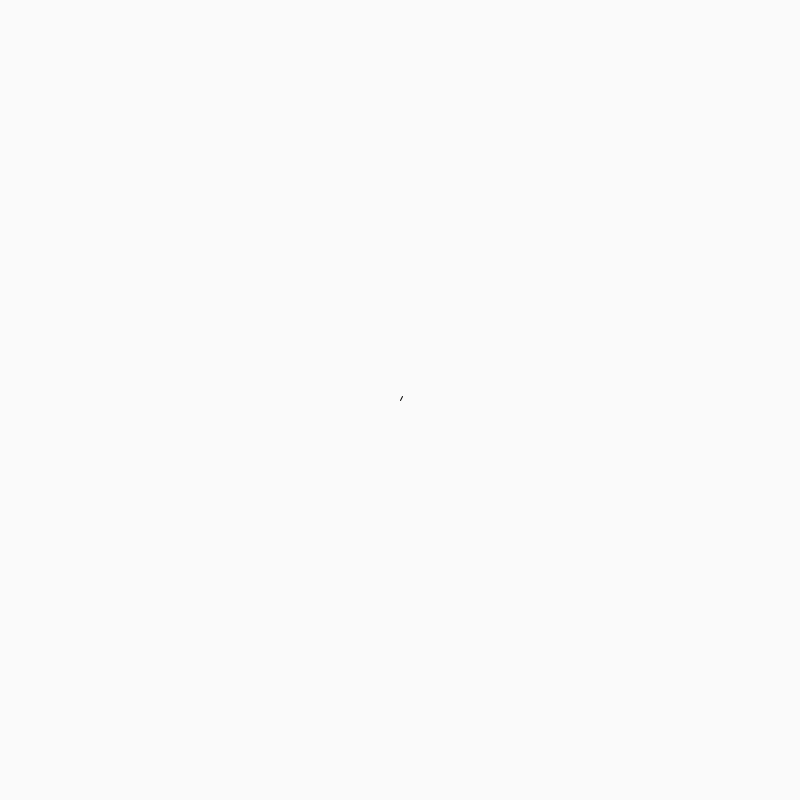
Frame 1 (no input)
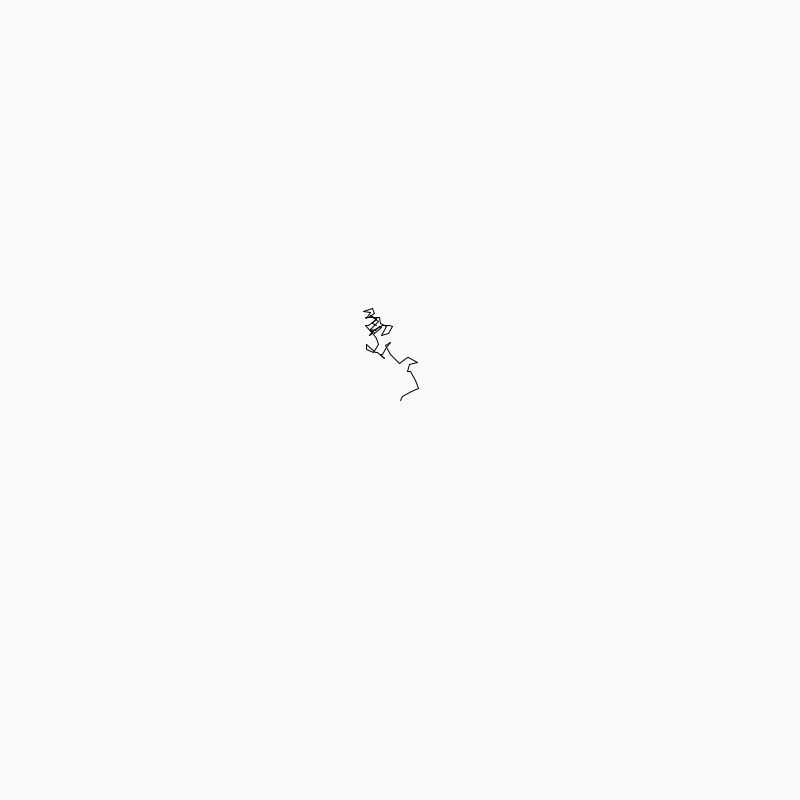
Frame 60 (the mouse pressed at the canvas centre just before this capture)
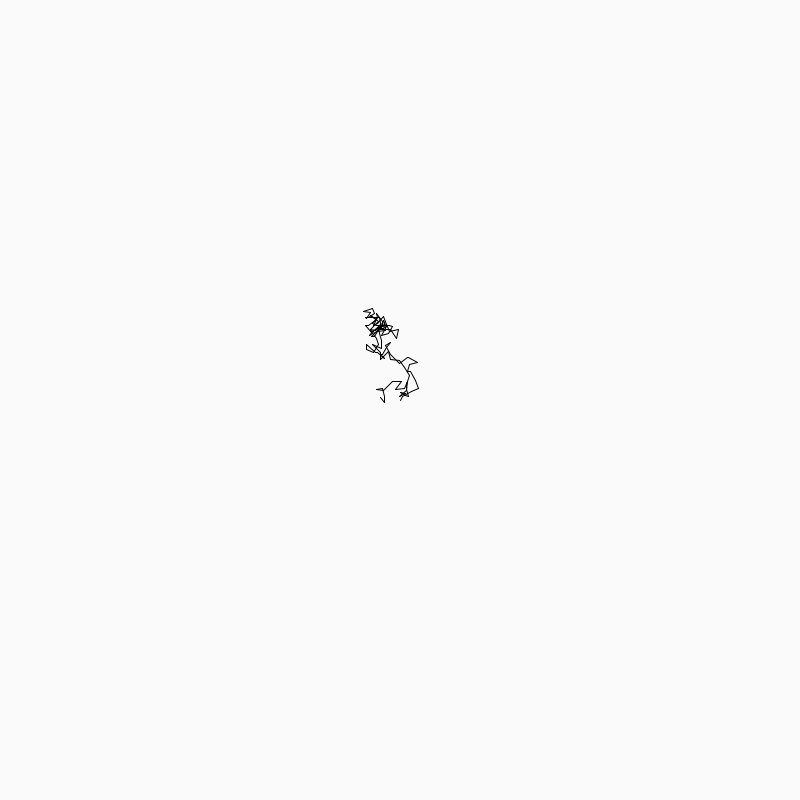
Frame 120 (the mouse held since frame 60 and released just before this capture)

The Processing sketch that drew these frames (run headless with seeded random() and noise(); from frame 60 on, the mouse is pressed at the canvas centre):

// Processing sketch: LSI_024_randomWalk
// ── LSI_024_randomWalk.pde
int posX = 400;
int posY = 400;
int posXX = 400;
int posYY = 400;
void setup(){
  size(800,800);
  background(250);

}
void draw(){
  posX = posX + (int)random(-10,10);
  posY = posY + (int)random(-10,10);
  
  
  
   if(dist(posX,posY,posXX,posYY)<100){
   line(posX, posY, posXX, posYY);
   }
   posXX = posX;
   posYY = posY;
  
  if(posX<0) posX=width;
  if(posY<0) posX=height;
   if(posX>width) posX=0;
   if(posY>height) posY=0;
  
  
}
